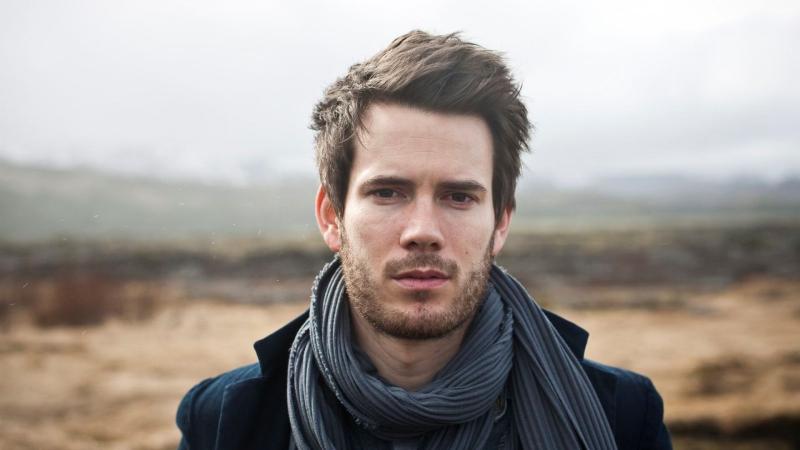
#> input picture src/services/faces/image1.jpg, 1600 x 900 px (shown at 1/2 size)
$ python face_service.py
#> lines starting #> are read from the running program, lines starting #| are printed output that depends on the picture; after the words box and inside, x2 and y2 are one past the last pixel; in counts of white or black regions, pixels touching at a corner belong together
import os
from pathlib import Path

import cv2


def face_replacer(image_name1, image_name2):
    # Загрузка изображений
#> called with image_name1 = 'src/services/faces/image1.jpg', image_name2 = 'src/services/faces/image2.jpg'
    image1 = cv2.imread(image_name1)
#> image1 is the input picture: shape (900, 1600, 3); mean B, G, R 147.5, 152.5, 160.2
    image2 = cv2.imread(image_name2)
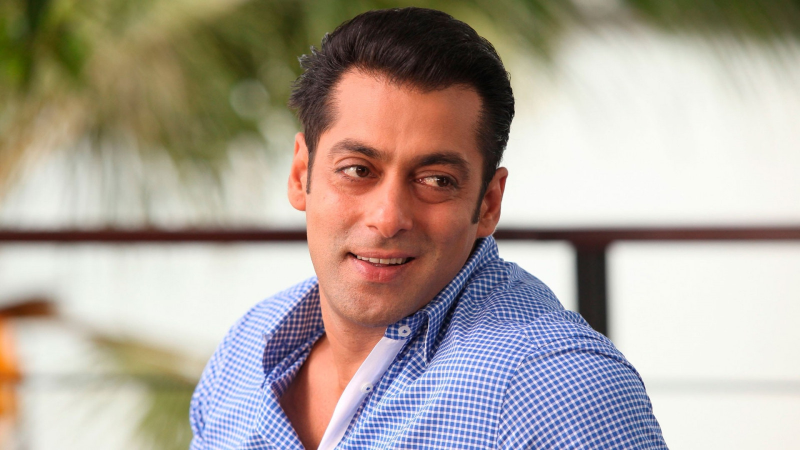
#> input picture src/services/faces/image2.jpg, 1600 x 900 px (shown at 1/2 size)
#> image2 is the input picture: shape (900, 1600, 3); mean B, G, R 154.1, 163.1, 173.4
    # Инициализация детектора лиц (например, с использованием Haar cascade)
    face_cascade = cv2.CascadeClassifier(cv2.data.haarcascades + 'haarcascade_frontalface_default.xml')
    # Обнаружение лиц на изображениях
    faces1 = face_cascade.detectMultiScale(image1, scaleFactor=1.1, minNeighbors=5, minSize=(30, 30))
#> faces1 = [[647, 237, 402, 402]]
    faces2 = face_cascade.detectMultiScale(image2, scaleFactor=1.1, minNeighbors=5, minSize=(30, 30))
#> faces2 = [[585, 178, 437, 437]]
    # Проверка наличия лиц
    if len(faces1) == 0 or len(faces2) == 0:
        print("Лица не обнаружены на одном из изображений.")
        exit()
    # Предполагается, что обнаружено только одно лицо на каждом изображении
    x1, y1, w1, h1 = faces1[0]
#> x1 = 647; y1 = 237; w1 = 402; h1 = 402
    x2, y2, w2, h2 = faces2[0]
#> x2 = 585; y2 = 178; w2 = 437; h2 = 437
    # Вырезаем области с лицами
    face1 = image1[y1:y1 + h1, x1:x1 + w1]
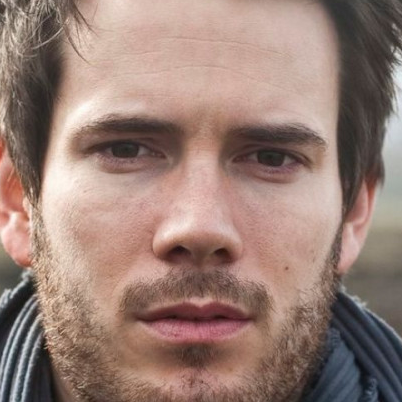
#> face1: shape (402, 402, 3); mean B, G, R 117.5, 126.8, 152.5
    face2 = image2[y2:y2 + h2, x2:x2 + w2]
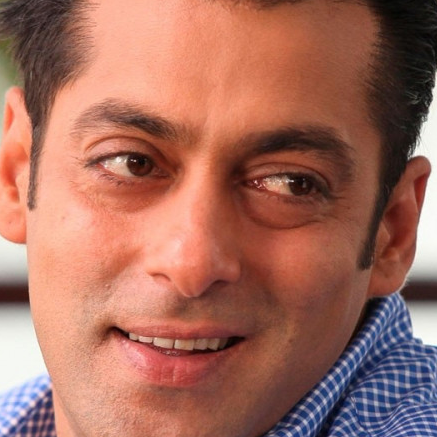
#> face2: shape (437, 437, 3); mean B, G, R 93.9, 107.9, 163.9
    # Выравнивание лиц
    face1_resized = cv2.resize(face1, (h2, w2))
    face2_resized = cv2.resize(face2, (h1, w1))
    # Замена лиц
    image1[y1:y1 + h1, x1:x1 + w1] = face2_resized
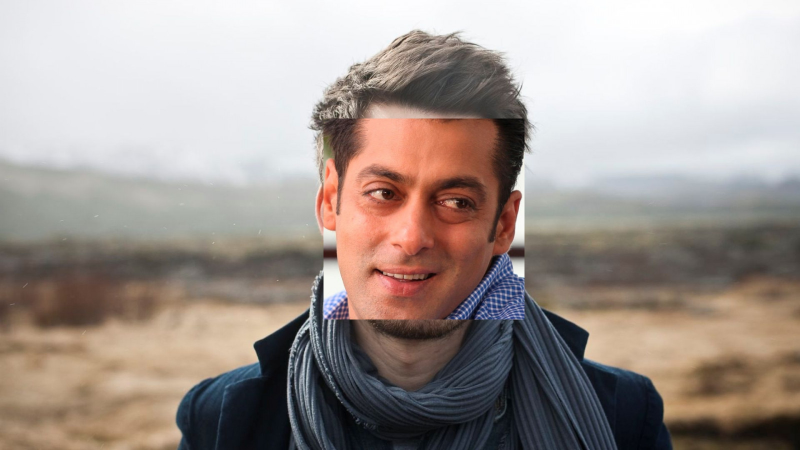
#> image1: shape (900, 1600, 3) (shown at 1/2 size); 11.22% of pixels changed, all inside (x1, y1, x2, y2) = (647, 237, 1049, 639)
    image2[y2:y2 + h2, x2:x2 + w2] = face1_resized
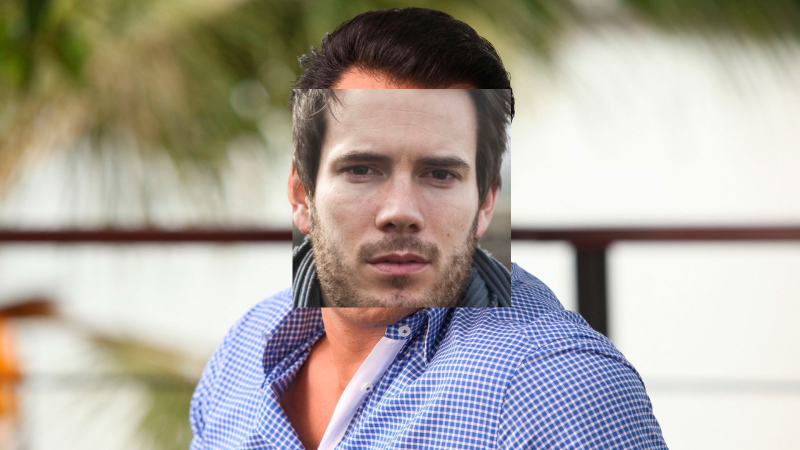
#> image2: shape (900, 1600, 3) (shown at 1/2 size); 13.26% of pixels changed, all inside (x1, y1, x2, y2) = (585, 178, 1022, 615)
    # Вывод результатов
    # cv2.imshow('Image 1 with swapped face', image1)
    # cv2.imshow('Image 2 with swapped face', image2)
    cv2.imwrite(filename='replaced_2.jpg', img=image2)
    cv2.imwrite(filename='replaced_1.jpg', img=image1)
    # cv2.waitKey(0)
    cv2.destroyAllWindows()


BASE_DIR = str(Path(__file__).resolve().parent)
face_replacer(os.path.join(BASE_DIR, 'image1.jpg'), os.path.join(BASE_DIR, 'image2.jpg'))
